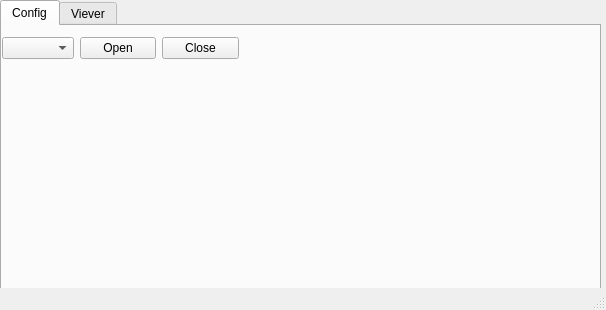
<?xml version="1.0" encoding="UTF-8"?>
<ui version="4.0">
 <class>MainWindow</class>
 <widget class="QMainWindow" name="MainWindow">
  <property name="geometry">
   <rect>
    <x>0</x>
    <y>0</y>
    <width>606</width>
    <height>310</height>
   </rect>
  </property>
  <property name="windowTitle">
   <string>MainWindow</string>
  </property>
  <widget class="QWidget" name="centralwidget">
   <widget class="QTabWidget" name="tabWidget">
    <property name="geometry">
     <rect>
      <x>0</x>
      <y>0</y>
      <width>601</width>
      <height>301</height>
     </rect>
    </property>
    <property name="styleSheet">
     <string notr="true"/>
    </property>
    <property name="currentIndex">
     <number>0</number>
    </property>
    <widget class="QWidget" name="tab">
     <attribute name="title">
      <string>Config</string>
     </attribute>
     <widget class="QWidget" name="layoutWidget">
      <property name="geometry">
       <rect>
        <x>0</x>
        <y>10</y>
        <width>237</width>
        <height>25</height>
       </rect>
      </property>
      <layout class="QHBoxLayout" name="horizontalLayout">
       <item>
        <widget class="QComboBox" name="COM_List"/>
       </item>
       <item>
        <widget class="QPushButton" name="OpenCOM">
         <property name="text">
          <string>Open</string>
         </property>
        </widget>
       </item>
       <item>
        <widget class="QPushButton" name="CloseCOM">
         <property name="text">
          <string>Close</string>
         </property>
        </widget>
       </item>
      </layout>
     </widget>
     <widget class="PlotWidget" name="graph" native="true">
      <property name="geometry">
       <rect>
        <x>10</x>
        <y>50</y>
        <width>481</width>
        <height>201</height>
       </rect>
      </property>
     </widget>
    </widget>
    <widget class="QWidget" name="tab_2">
     <attribute name="title">
      <string>Viever</string>
     </attribute>
    </widget>
   </widget>
  </widget>
  <widget class="QStatusBar" name="statusbar"/>
 </widget>
 <customwidgets>
  <customwidget>
   <class>PlotWidget</class>
   <extends>QWidget</extends>
   <header>pyqtgraph</header>
   <container>1</container>
  </customwidget>
 </customwidgets>
 <resources/>
 <connections/>
</ui>
